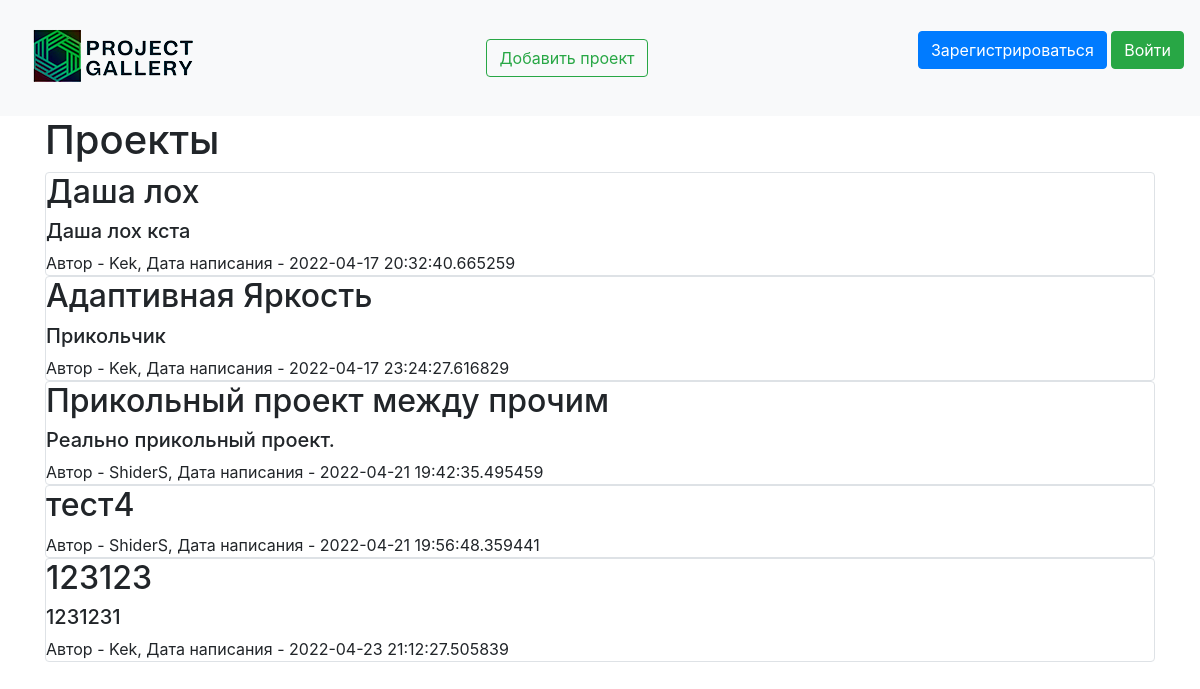
Before: / with the older database file.
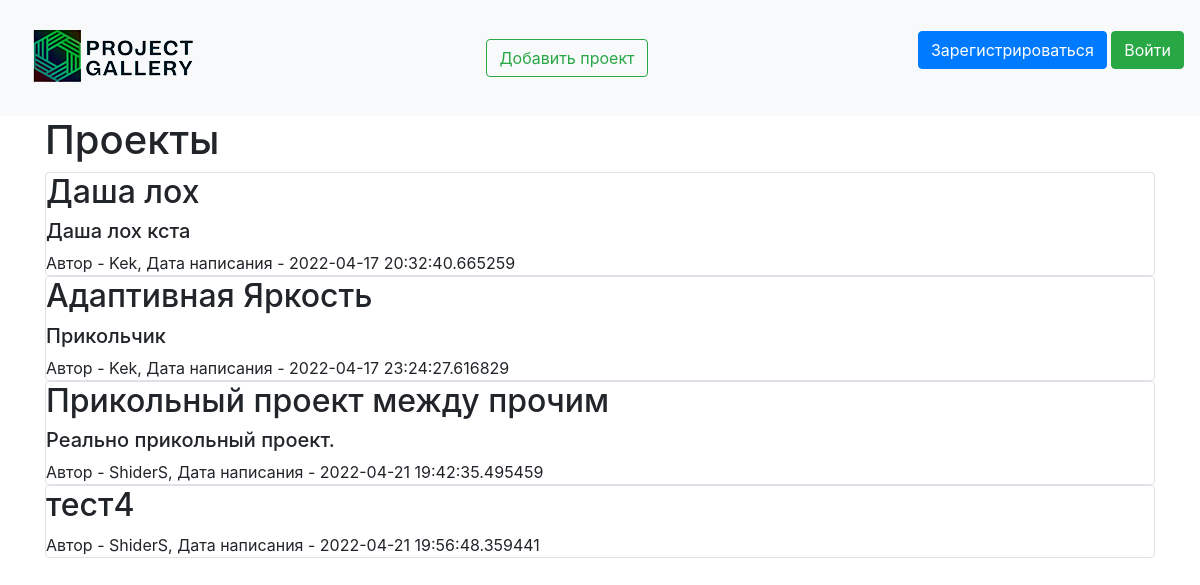
After: the same page with the newer database file.
### data/projects.py (models this page shows)
class Projects(SqlAlchemyBase, SerializerMixin):
    __tablename__ = 'projects'
    id = sqlalchemy.Column(sqlalchemy.Integer,
                           primary_key=True, autoincrement=True)
    title = sqlalchemy.Column(sqlalchemy.String, nullable=True)
    content = sqlalchemy.Column(sqlalchemy.String, nullable=True)
    created_date = sqlalchemy.Column(sqlalchemy.DateTime,
                                     default=datetime.datetime.now)
    is_private = sqlalchemy.Column(sqlalchemy.Boolean, default=True)
    is_confirmed = sqlalchemy.Column(sqlalchemy.Boolean, nullable=True, default=False)
    is_deleted = sqlalchemy.Column(sqlalchemy.Boolean, nullable=True, default=False)
    image = sqlalchemy.Column(nullable=True)
    user_id = sqlalchemy.Column(sqlalchemy.Integer,
                                sqlalchemy.ForeignKey("users.id"))
    user = orm.relation('User')

### data/user.py (models this page shows, shortened)
class User(SqlAlchemyBase, UserMixin, SerializerMixin):
    __tablename__ = 'users'
    id = sqlalchemy.Column(sqlalchemy.Integer,
                           primary_key=True, autoincrement=True)
    name = sqlalchemy.Column(sqlalchemy.String, nullable=True)
    about = sqlalchemy.Column(sqlalchemy.String, nullable=True)
    email = sqlalchemy.Column(sqlalchemy.String,
                              index=True, unique=True, nullable=True)
    hashed_password = sqlalchemy.Column(sqlalchemy.String, nullable=True)
    created_date = sqlalchemy.Column(sqlalchemy.DateTime,
                                     default=datetime.datetime.now)
    is_developer = sqlalchemy.Column(sqlalchemy.Boolean, nullable=True, default=False)
    projects = orm.relation("Projects", back_populates='user')

### main.py (the view)
@app.route("/")
def index():
    db_sess = db_session.create_session()
    if current_user.is_authenticated:
        projects = db_sess.query(Projects).filter(
            (Projects.user == current_user) | (Projects.is_private != True))
    else:
        projects = db_sess.query(Projects).filter((Projects.is_private != True))
    return render_template("index.html", projects=projects)

### data/db_session.py (called while the page is built)
def create_session() -> Session:
    global __factory
    return __factory()

### templates/index.html (shortened to what this page needs)
{% extends "base.html" %}
{% block content %}
<h1>Проекты</h1>
{% for item in projects%}
{% if not item.is_deleted and item.is_confirmed or item.is_private%}
<div class="col-md6 border rounded">
    <a href="/viewing_project/{{ item.id }}" class="text-decoration-none text-reset"><h2>{{item.title}}</h2></a>
    <div>
        <h5>{{item.content}}</h5>
    </div>
    <div>
        Автор - {{item.user.name}}, Дата написания - {{item.created_date}}
    </div>
    {% endif %}
</div>
{% endfor %}
{% endblock %}

### templates/base.html (shortened to what this page needs)
<!doctype html>
<html lang="en">
<head>
    <link rel="stylesheet"
          href="https://stackpath.bootstrapcdn.com/bootstrap/4.4.1/css/bootstrap.min.css"
>
</head>
<body>
<header>
    <nav class="navbar navbar-light bg-light">
        <a href="/"><img src="/static/img/small_logo2.png" alt="здесь должна была быть картинка, но не нашлась"></a>
        <a href="projects" class="btn btn-outline-success">Добавить проект</a>
        {% if current_user.is_authenticated %}
    <a class="navbar-brand" href="/user_profile">{{ current_user.name }}</a>
{% else %}
    <p>
        <a class="btn btn-primary " href="/register">Зарегистрироваться</a>
        <a class="btn btn-success" href="/login">Войти</a>
    </p>
{% endif %}
    </nav>
</header>
<main role="main" class="container">
    {% block content %}{% endblock %}
</main>
</body>
</html>

Changed rows visible on the page:
removed Projects: title "123123", content "1231231", user.name "Kek", created_date "2022-04-23 21:12:27.505839"
